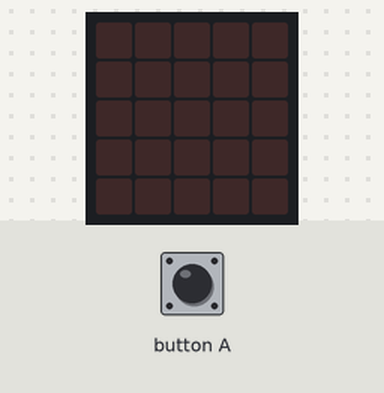
Recording of a program running on a simulated BBC micro:bit (MakeCode). Parts: the board's 5×5 LED display. Inputs (shaded band) come from the test bench. Random numbers come from a fixed seed.

Above: at 1.2 s.
1.3 s: button A pressed for 0.15 s
At 3.3 s:
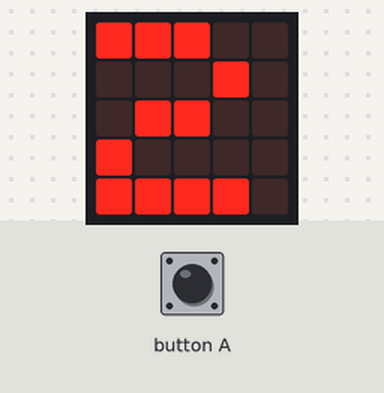
4.3 s: button A pressed for 0.15 s
At 6.8 s:
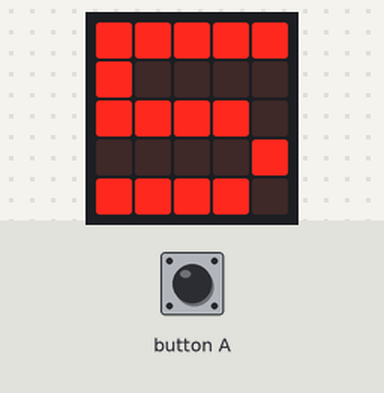
7.3 s: button A pressed for 0.15 s
At 9.2 s:
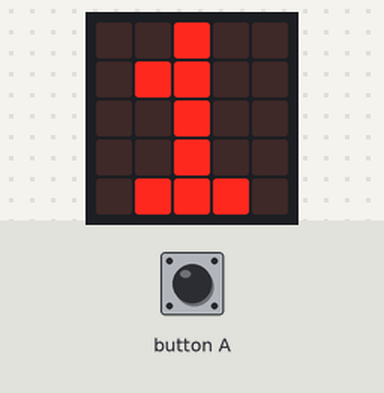
10.3 s: button A pressed for 0.15 s
At 12.6 s:
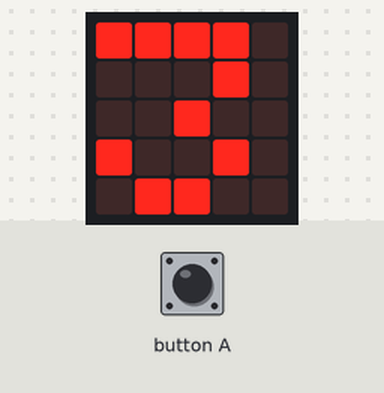
13.3 s: button A pressed 2 times (0.12 s each, 0.3 s apart)
At 16.5 s:
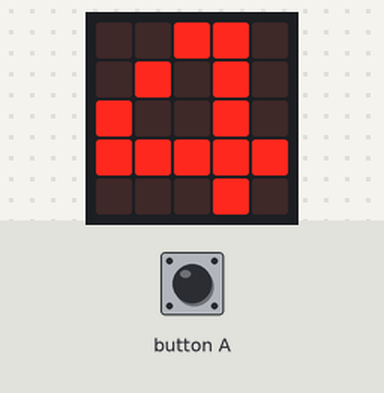
16.9 s: button A pressed 5 times (0.12 s each, 0.3 s apart)
At 18.17 s:
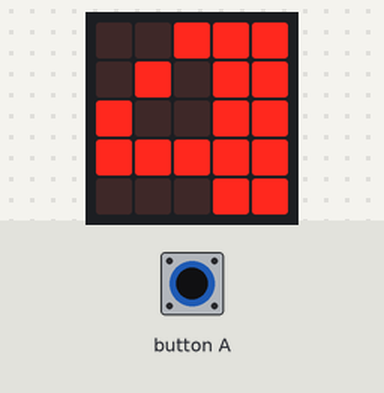

Measured:
- after the input at 1.3 s, the display: first changes after 0.28 s (image 1 shows a later state)
- after the input at 4.3 s, the display: first changes after 0.15 s (image 2 shows a later state)
- after the input at 7.3 s, the display: first changes after 0.15 s (image 3 shows a later state)
- after the input at 10.3 s, the display: first changes after 0.15 s (image 4 shows a later state)
- after the input at 13.3 s, the display: first changes after 0.12 s (image 5 shows a later state)
- after the input at 16.9 s, the display: first changes after 0.12 s (image 6 shows a later state)

The program:

main.ts
```typescript
let y = 0
let x = 0
let číslo = 0
input.onButtonPressed(Button.A, function () {
    basic.clearScreen()
    basic.pause(128)
    y = 0
    x = 0
    for (let index = 0; index < 5; index++) {
        for (let index = 0; index < 4; index++) {
            led.plot(x, y)
            y += 1
            led.plot(x, y)
        }
        y = 0
        basic.pause(128)
        x += 1
    }
    číslo = randint(1, 6)
    if (číslo == 1) {
        y = 0
        x = 0
        for (let index = 0; index < 5; index++) {
            led.unplot(x, y)
            y += 1
        }
        basic.pause(128)
        x = 1
        y = 0
        led.unplot(x, y)
        y += 2
        for (let index = 0; index < 2; index++) {
            led.unplot(x, y)
            y += 1
        }
        basic.pause(128)
        x = 3
        y = 0
        for (let index = 0; index < 4; index++) {
            led.unplot(x, y)
            y += 1
        }
        basic.pause(128)
        x = 4
        y = 0
        for (let index = 0; index < 5; index++) {
            led.unplot(x, y)
            y += 1
        }
    } else if (číslo == 2) {
        x = 0
        y = 1
        for (let index = 0; index < 2; index++) {
            led.unplot(x, y)
            y += 1
        }
        basic.pause(128)
        y = 1
        x = 1
        for (let index = 0; index < 2; index++) {
            for (let index = 0; index < 2; index++) {
                led.unplot(x, y)
                y += 2
            }
            basic.pause(128)
            y = 1
            x = 2
        }
        y = 0
        x = 3
        led.unplot(x, y)
        y += 2
        for (let index = 0; index < 2; index++) {
            led.unplot(x, y)
            y += 1
        }
        basic.pause(128)
        x = 4
        y = 0
        for (let index = 0; index < 5; index++) {
            led.unplot(x, y)
            y += 1
        }
    } else if (číslo == 3) {
        x = 0
        y = 1
        led.unplot(x, y)
        y += 1
        for (let index = 0; index < 2; index++) {
            led.unplot(x, y)
            y += 2
        }
        basic.pause(128)
        y = 1
        x = 1
        for (let index = 0; index < 3; index++) {
            led.unplot(x, y)
            y += 1
        }
        basic.pause(128)
        y = 1
        x = 2
        for (let index = 0; index < 2; index++) {
            led.unplot(x, y)
            y += 2
        }
        basic.pause(128)
        x = 3
        y = 2
        for (let index = 0; index < 2; index++) {
            led.unplot(x, y)
            y += 2
        }
        basic.pause(128)
        x = 4
        y = 0
        for (let index = 0; index < 5; index++) {
            led.unplot(x, y)
            y += 1
        }
    } else if (číslo == 4) {
        y = 0
        x = 0
        for (let index = 0; index < 2; index++) {
            led.unplot(x, y)
            y += 1
        }
        y += 2
        led.unplot(x, y)
        basic.pause(128)
        x = 1
        y = 0
        for (let index = 0; index < 3; index++) {
            led.unplot(x, y)
            y += 2
        }
        basic.pause(128)
        x = 2
        y = 1
        for (let index = 0; index < 2; index++) {
            led.unplot(x, y)
            y += 1
        }
        y += 1
        led.unplot(x, y)
        basic.pause(128)
        basic.pause(128)
        y = 0
        x = 4
        for (let index = 0; index < 3; index++) {
            led.unplot(x, y)
            y += 1
        }
        y += 1
        led.unplot(x, y)
    } else if (číslo == 5) {
        x = 0
        y = 3
        led.unplot(x, y)
        basic.pause(128)
        x = 1
        y = 1
        for (let index = 0; index < 3; index++) {
            for (let index = 0; index < 2; index++) {
                led.unplot(x, y)
                y += 2
            }
            basic.pause(128)
            y += -4
            x += 1
        }
        for (let index = 0; index < 2; index++) {
            led.unplot(x, y)
            y += 1
        }
        y += 1
        led.unplot(x, y)
    } else if (číslo == 6) {
        x = 0
        y = 0
        for (let index = 0; index < 3; index++) {
            led.unplot(x, y)
            y += 1
        }
        y += 1
        led.unplot(x, y)
        basic.pause(128)
        y = 0
        x = 1
        for (let index = 0; index < 2; index++) {
            led.unplot(x, y)
            y += 1
        }
        y += 1
        led.unplot(x, y)
        basic.pause(128)
        x += 1
        for (let index = 0; index < 2; index++) {
            led.unplot(x, y)
            y += -3
        }
        basic.pause(128)
        y = 1
        x += 1
        for (let index = 0; index < 2; index++) {
            led.unplot(x, y)
            y += 2
        }
        basic.pause(128)
        y = 0
        x = 4
        for (let index = 0; index < 3; index++) {
            led.unplot(x, y)
            y += 1
        }
        y += 1
        led.unplot(x, y)
    }
})
```

test.ts
```typescript
// Tady jsou testy. Při použití tohoto balíčku jako rozšíření nebude zkompilováno.
```
